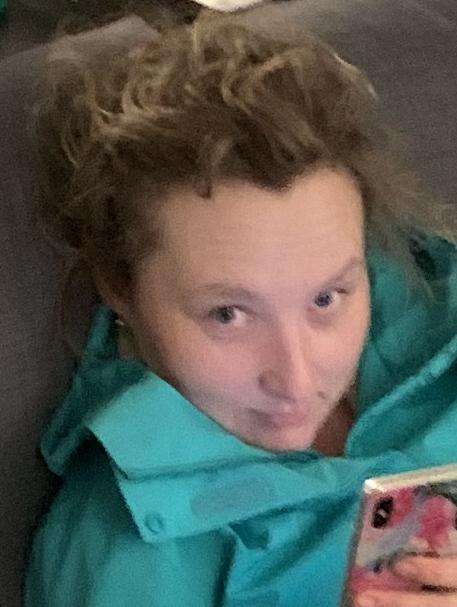
#> input picture test.jpeg, 457 x 607 px
$ python image_editor.py test.jpeg
#> lines starting #> are read from the running program, lines starting #| are printed output that depends on the picture
#> further down, im is the input picture: PIL image 457x607 RGB; mean R, G, B 84.6, 91, 84.1
# for image processing and reading/writing
from PIL import Image
# For matrix operations
import numpy as np

np.seterr(divide='ignore', invalid='ignore')
# for cmd line arguments
import sys

# for plotting the image
import matplotlib as mpl
import matplotlib.pyplot as plt

# Define Colour Conversion, and Drawing Functions
def RGB_HSL(R, G, B):
    # Convert RGB matrixes to HSL and return HSL

    # calculation variables
    r_prime = R / 255
    g_prime = G / 255
    b_prime = B / 255
    C_max_1 = np.maximum(r_prime, np.maximum(g_prime, b_prime))
    C_min_1 = np.minimum(r_prime, np.minimum(g_prime, b_prime))
    Delta = C_max_1 - C_min_1

    # intialize Hue
    Hue_r = np.select([Delta != 0], [60 * (((g_prime - b_prime) / Delta) % 6)])
    Hue_g = np.select([Delta != 0], [60 * (((b_prime - r_prime) / Delta) + 2)])
    Hue_b = np.select([Delta != 0], [60 * (((r_prime - g_prime) / Delta) + 4)])
    condlist = [C_max_1 == r_prime, C_max_1 == g_prime, C_max_1 == b_prime]
    choicelist = [Hue_r, Hue_g, Hue_b]
    Hue = np.select(condlist, choicelist)

    # lightness
    Lightness = (C_max_1 + C_min_1) / 2

    # Saturation (For HSL)
    Saturation_L = np.select([Delta != 0], [Delta / (1 - abs(2 * Lightness - 1))])

    return Hue, Saturation_L, Lightness

def RGB_HSV(R, G, B):
    # Convert RGB matrixes to HSV and return HSV

    # calculation variables
    r_prime = R / 255
    g_prime = G / 255
    b_prime = B / 255
    C_max_1 = np.maximum(r_prime, np.maximum(g_prime, b_prime))
    C_min_1 = np.minimum(r_prime, np.minimum(g_prime, b_prime))
    Delta = C_max_1 - C_min_1
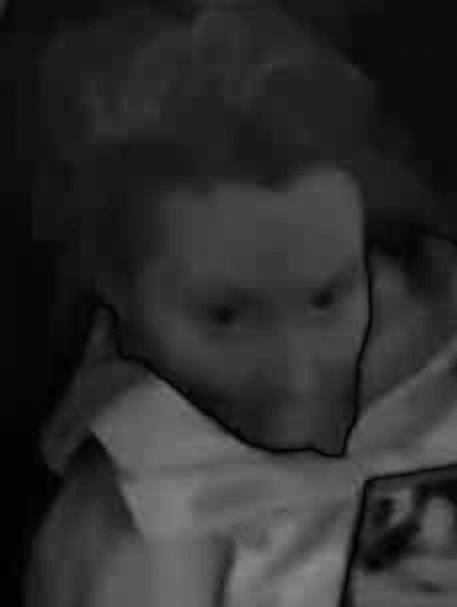
#> Delta: shape (607, 457) float64; min 0, max 0.541, mean 0.18

    # intialize Hue
    Hue_r = np.select([Delta != 0], [60 * (((g_prime - b_prime) / Delta) % 6)])
    Hue_g = np.select([Delta != 0], [60 * (((b_prime - r_prime) / Delta) + 2)])
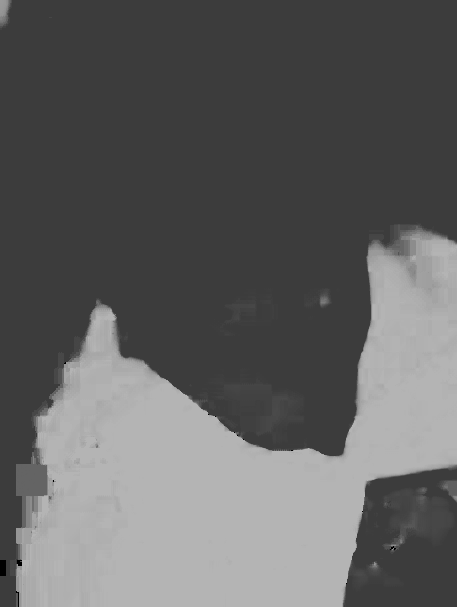
#> Hue_g: shape (607, 457) float64; min 0, max 180, mean 98.1
    Hue_b = np.select([Delta != 0], [60 * (((r_prime - g_prime) / Delta) + 4)])
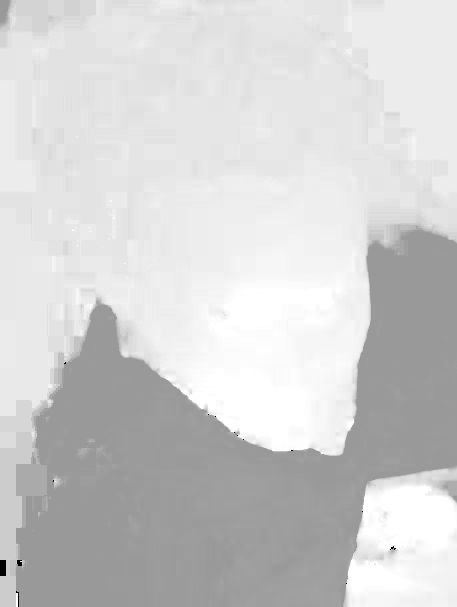
#> Hue_b: shape (607, 457) float64; min 0, max 300, mean 245.1; drawn with min black and max white
    condlist = [C_max_1 == r_prime, C_max_1 == g_prime, C_max_1 == b_prime]
    choicelist = [Hue_r, Hue_g, Hue_b]
    Hue = np.select(condlist, choicelist)
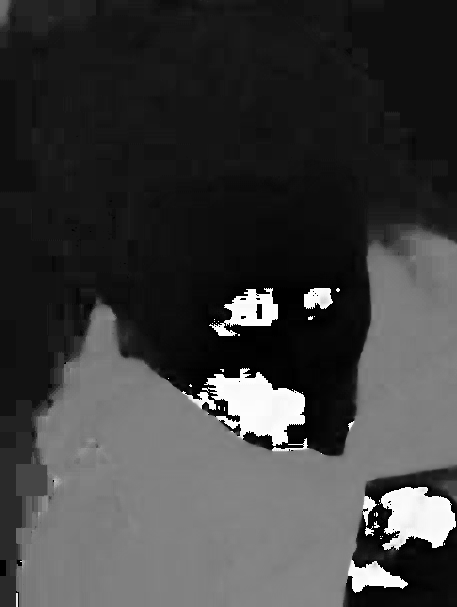
#> Hue: shape (607, 457) float64; min 0, max 359.3, mean 88.7; drawn with min black and max white

    # Saturation (For HSV)
    Saturation_V = np.select([C_max_1 != 0], [(Delta) / (C_max_1)])
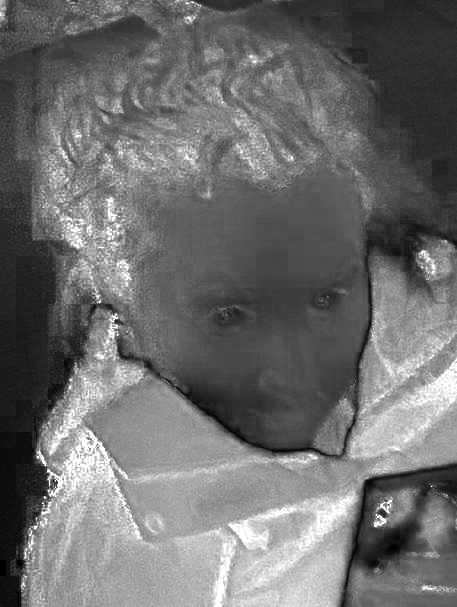
#> Saturation_V: shape (607, 457) float64; min 0, max 1, mean 0.434

    # Value
    Value = C_max_1

    return Hue, Saturation_V, Value

# [29 lines left out: functions HSV_to_RGB, HSL_to_RGB, not called in this run]

def drawing_image(image):
    # updates matplotlib figure
    # these commands are reqired to keep the figure from pausing the script
    ax.imshow(image, aspect='auto')
    plt.ion()
    plt.draw()
    plt.pause(0.001)

# Image grayscale, blurring, rotating, etc functions
# [94 lines left out: functions greyscale, image_blur, rotate, not called in this run]

# Main script starts here
arguments = sys.argv
if len(arguments) != 2:
    print("CMD line argument needed,include file name")
    exit(1)
else:
    image_name = arguments[1]
im = Image.open(image_name)

# initialize changes to dictionary storing changes
changes_RGB = {"R": 1, "G": 1, "B": 1}
changes_HSV = {"H": 0, "S": 1, "V": 1}
changes_HSL = {"H": 0, "S": 1, "L": 1}

# Get R,G,B Matrixes
data = np.array(im)
r_matrix = data[:, :, 0]
g_matrix = data[:, :, 1]
b_matrix = data[:, :, 2]

# initialize "preview" Window
fig = plt.figure(frameon=False)
ax = plt.Axes(fig, [0., 0., 1., 1.])
ax.set_axis_off()
fig.add_axes(ax)
drawing_image(data)

# intialize HSV, and HSL image matrices
H_HSV, S_HSV, V_HSV = RGB_HSV(r_matrix, g_matrix, b_matrix)
H_HSL, S_HSL, L_HSL = RGB_HSL(r_matrix, g_matrix, b_matrix)
#> in RGB_HSL, `Saturation_L = np.select([Delta != 0], [Delta / (1 - abs(2 * Lightness..`:
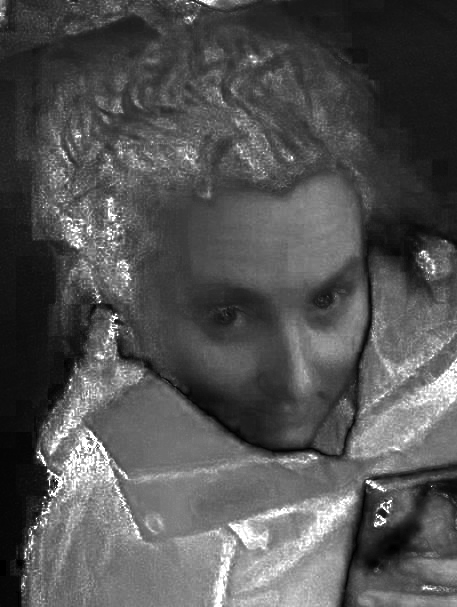
#> Saturation_L: shape (607, 457) float64; min 0, max 1, mean 0.328

# Default change to RGB, channel R
current_change = "RGB"
changing = "R"

# Initialize Temporary Matrices for each of the channels (Default to original image)
img_temp = data
img_temp_HSV_tmp = data
img_temp_HSL_tmp = data

# starting command line interface loops
while True:
    print("Currently Changing:", current_change)
    if input("Done making changes?: ") == "yes":
        break

    # Modify image using RGB channels
    while current_change == "RGB":
        # Change Channel
        if changing == "R":
            print("\n(R:", changes_RGB["R"], ") G:", changes_RGB["G"], " B:", changes_RGB["B"], sep='')
            try:
                changes_RGB["R"] = abs(float(input("Change R to:")))
            except:
                print("Use a valid number")
        if changing == "G":
            print("\nR:", changes_RGB["R"], " (G:", changes_RGB["G"], ") B:", changes_RGB["B"], sep='')

            try:
                changes_RGB["G"] = abs(float(input("Change G to:")))
            except:
                print("Use a valid number")

        if changing == "B":
            print("\nR:", changes_RGB["R"], " G:", changes_RGB["G"], " (B:", changes_RGB["B"], ")", sep='')

            try:
                changes_RGB["B"] = abs(float(input("Change B to:")))
            except:
                print("Use a valid number")

        # Update each of the temporary channels
        R_temp = np.minimum(255, r_matrix.astype(int) * changes_RGB["R"])
        G_temp = np.minimum(255, g_matrix.astype(int) * changes_RGB["G"])
        B_temp = np.minimum(255, b_matrix.astype(int) * changes_RGB["B"])
        img_temp[:, :, 0] = R_temp
        img_temp[:, :, 1] = G_temp
        img_temp[:, :, 2] = B_temp

        # draw updated image
        drawing_image(img_temp)

        # give user change to change "channel" or "channel type"
#> (the run stopped early here; a loop or call above may not have finished)
